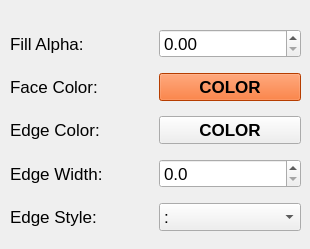
    <widget class="QWidget" name="tab_4">
     <attribute name="title">
      <string>Fill</string>
     </attribute>
     <widget class="QWidget" name="gridLayoutWidget_11">
      <property name="geometry">
       <rect>
        <x>10</x>
        <y>20</y>
        <width>291</width>
        <height>220</height>
       </rect>
      </property>
      <layout class="QGridLayout" name="gridLayout_11">
       <item row="1" column="1">
        <widget class="QPushButton" name="btnFFC">
         <property name="font">
          <font>
           <family>Arial</family>
           <pointsize>13</pointsize>
           <weight>75</weight>
           <bold>true</bold>
          </font>
         </property>
         <property name="styleSheet">
          <string notr="true">background-color: #ff5500;</string>
         </property>
         <property name="text">
          <string>COLOR</string>
         </property>
        </widget>
       </item>
       <item row="1" column="0">
        <widget class="QLabel" name="label_16">
         <property name="font">
          <font>
           <family>Arial</family>
           <pointsize>13</pointsize>
          </font>
         </property>
         <property name="text">
          <string>Face Color:</string>
         </property>
        </widget>
       </item>
       <item row="2" column="1">
        <widget class="QPushButton" name="btnFEC">
         <property name="font">
          <font>
           <family>Arial</family>
           <pointsize>13</pointsize>
           <weight>75</weight>
           <bold>true</bold>
          </font>
         </property>
         <property name="text">
          <string>COLOR</string>
         </property>
        </widget>
       </item>
       <item row="3" column="1">
        <widget class="QDoubleSpinBox" name="sbFEW">
         <property name="font">
          <font>
           <family>Arial</family>
           <pointsize>13</pointsize>
          </font>
         </property>
         <property name="decimals">
          <number>1</number>
         </property>
         <property name="singleStep">
          <double>0.100000000000000</double>
         </property>
        </widget>
       </item>
       <item row="0" column="0">
        <widget class="QLabel" name="label_15">
         <property name="font">
          <font>
           <family>Arial</family>
           <pointsize>13</pointsize>
          </font>
         </property>
         <property name="text">
          <string>Fill Alpha:</string>
         </property>
        </widget>
       </item>
       <item row="4" column="0">
        <widget class="QLabel" name="label_19">
         <property name="font">
          <font>
           <family>Arial</family>
           <pointsize>13</pointsize>
          </font>
         </property>
         <property name="text">
          <string>Edge Style:</string>
         </property>
        </widget>
       </item>
       <item row="4" column="1">
        <widget class="QComboBox" name="cbFES">
         <property name="font">
          <font>
           <family>Arial</family>
           <pointsize>13</pointsize>
          </font>
         </property>
         <item>
          <property name="text">
           <string>:</string>
          </property>
         </item>
         <item>
          <property name="text">
           <string>-.</string>
          </property>
         </item>
         <item>
          <property name="text">
           <string>--</string>
          </property>
         </item>
         <item>
          <property name="text">
           <string>-</string>
          </property>
         </item>
         <item>
          <property name="text">
           <string/>
          </property>
         </item>
        </widget>
       </item>
       <item row="0" column="1">
        <widget class="QDoubleSpinBox" name="sbFA">
         <property name="font">
          <font>
           <family>Arial</family>
           <pointsize>13</pointsize>
          </font>
         </property>
         <property name="decimals">
          <number>2</number>
         </property>
         <property name="maximum">
          <double>1.000000000000000</double>
         </property>
         <property name="singleStep">
          <double>0.010000000000000</double>
         </property>
        </widget>
       </item>
       <item row="3" column="0">
        <widget class="QLabel" name="label_18">
         <property name="font">
          <font>
           <family>Arial</family>
           <pointsize>13</pointsize>
          </font>
         </property>
         <property name="text">
          <string>Edge Width:</string>
         </property>
        </widget>
       </item>
       <item row="2" column="0">
        <widget class="QLabel" name="label_17">
         <property name="font">
          <font>
           <family>Arial</family>
           <pointsize>13</pointsize>
          </font>
         </property>
         <property name="text">
          <string>Edge Color:</string>
         </property>
        </widget>
       </item>
      </layout>
     </widget>
    </widget>
